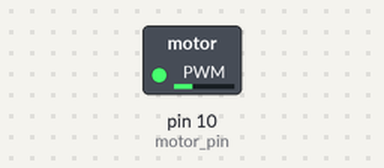
Simulated run of this sketch. Board: Arduino Uno, built with avr-gcc and run on an emulated ATmega328P. Shown: switched loads named in the sketch (green lamp = pin HIGH).

Above: at 0.1 s.
Timing chart, 0 to 1.6 s (numbered marks = the images above):
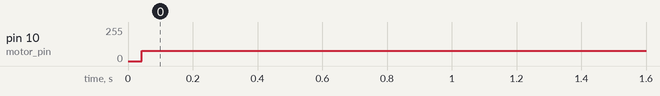

Measured:
- by itself, pin 10 (motor_pin): 0/255 → 78/255 at 0.04 s

The sketch:

dc_motor_vel.ino
```cpp
int motor_pin = 10;
float freq = 1000;
float T = 1000000/freq;
float dc = 0.3;
float t_on = T*dc;
float t_off = T*(1-dc);

void setup()
{
  pinMode(motor_pin, OUTPUT);
}

void loop()
{
  digitalWrite(motor_pin, HIGH);
  delayMicroseconds(t_on);
  digitalWrite(motor_pin, LOW);
  delayMicroseconds(t_off);
}
```
